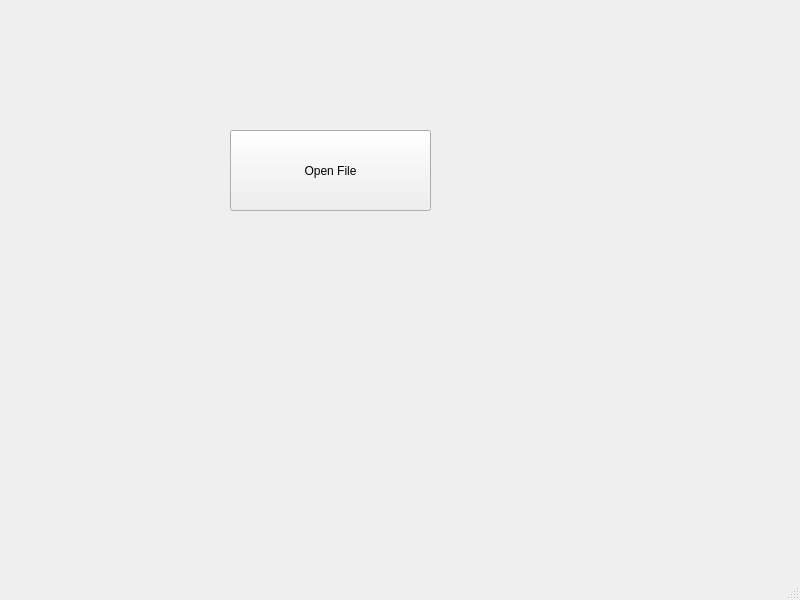
<?xml version="1.0" encoding="UTF-8"?>
<ui version="4.0">
 <class>MainWindow</class>
 <widget class="QMainWindow" name="MainWindow">
  <property name="geometry">
   <rect>
    <x>0</x>
    <y>0</y>
    <width>800</width>
    <height>600</height>
   </rect>
  </property>
  <property name="windowTitle">
   <string>MainWindow</string>
  </property>
  <widget class="QWidget" name="centralwidget">
   <widget class="QPushButton" name="pushButton">
    <property name="geometry">
     <rect>
      <x>230</x>
      <y>130</y>
      <width>201</width>
      <height>81</height>
     </rect>
    </property>
    <property name="text">
     <string>Open File</string>
    </property>
   </widget>
  </widget>
  <widget class="QMenuBar" name="menubar">
   <property name="geometry">
    <rect>
     <x>0</x>
     <y>0</y>
     <width>800</width>
     <height>21</height>
    </rect>
   </property>
  </widget>
  <widget class="QStatusBar" name="statusbar"/>
 </widget>
 <resources/>
 <connections/>
</ui>
